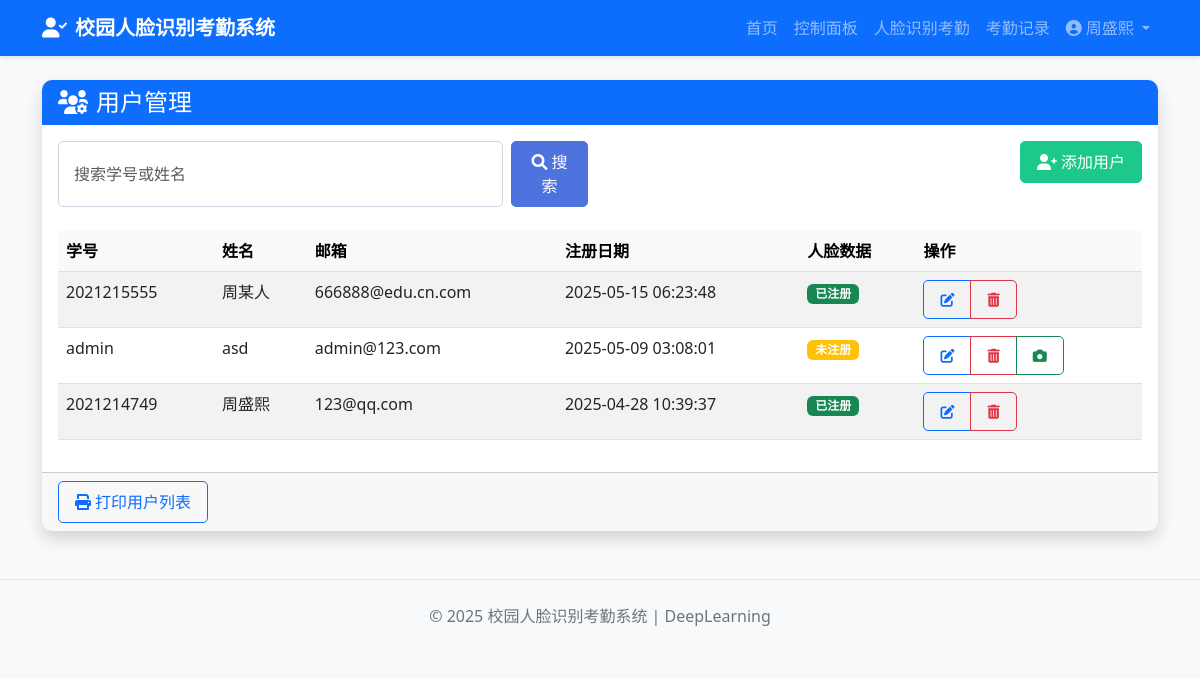
The app's page /user-management (signed in) with its own data.
### tables this page shows
CREATE TABLE users (
        id INTEGER PRIMARY KEY AUTOINCREMENT,
        student_id TEXT UNIQUE NOT NULL,
        name TEXT NOT NULL,
        email TEXT UNIQUE,
        password TEXT NOT NULL,
        registration_date TIMESTAMP DEFAULT CURRENT_TIMESTAMP
    , role TEXT DEFAULT 'student', is_active INTEGER DEFAULT 1);

### app.py (the view)
@app.route('/user-management', methods=['GET'])
def user_management():
    if 'user_id' not in session:
        flash('Please login first', 'warning')
        return redirect(url_for('login'))
    search_query = request.args.get('search', '')
    page = int(request.args.get('page', 1))
    per_page = 10
    if search_query:
        users = User.search_users(search_query, page, per_page)
        total_users = User.count_search_results(search_query)
    else:
        users = User.get_all_users(page, per_page)
        total_users = User.count_all_users()
    total_pages = (total_users + per_page - 1) // per_page
    for user in users:
        face_encodings = FaceEncoding.get_face_encodings_by_user_id(user['id'])
        user['has_face_data'] = len(face_encodings) > 0
    return render_template('user_management.html',
                           users=users,
                           search_query=search_query,
                           current_page=page,
                           total_pages=total_pages)

### database/models.py (called while the page is built)
    @staticmethod
    def get_all_users(page=1, per_page=10):
        conn = sqlite3.connect(DB_PATH)
        cursor = conn.cursor()
        offset = (page - 1) * per_page
        cursor.execute('''
        SELECT id, student_id, name, email, registration_date, role, is_active
        FROM users
        ORDER BY id DESC
        LIMIT ? OFFSET ?
        ''', (per_page, offset))
        users = cursor.fetchall()
        conn.close()
        result = []
        for user in users:
            result.append({
                'id': user[0],
                'student_id': user[1],
                'name': user[2],
                'email': user[3],
                'registration_date': user[4],
                'role': user[5] if len(user) > 5 else 'student',
                'is_active': bool(user[6]) if len(user) > 6 else True
            })
        return result

    @staticmethod
    def count_all_users():
        conn = sqlite3.connect(DB_PATH)
        cursor = conn.cursor()
        cursor.execute('''
        SELECT COUNT(*)
        FROM users
        ''')
        count = cursor.fetchone()[0]
        conn.close()
        return count

    @staticmethod
    def get_face_encodings_by_user_id(user_id):
        conn = sqlite3.connect(DB_PATH)
        cursor = conn.cursor()
        cursor.execute('''
        SELECT id, user_id, encoding
        FROM face_encodings
        WHERE user_id = ?
        ''', (user_id,))
        encodings = cursor.fetchall()
        conn.close()
        result = []
        for encoding in encodings:
            face_encoding = pickle.loads(encoding[2])
            result.append({
                'id': encoding[0],
                'user_id': encoding[1],
                'encoding': face_encoding
            })
        return result

### templates/user_management.html (shortened to what this page needs)
{% extends 'base.html' %}
{% block content %}
<div class="card shadow">
    <div class="card-header bg-primary text-white">
        <h4 class="mb-0"><i class="fas fa-users-cog me-2"></i>用户管理</h4>
    </div>
    <div class="card-body">
        <div class="row mb-4">
            <div class="col-md-6">
                <form method="GET" action="{{ url_for('user_management') }}" class="d-flex">
                    <input type="text" class="form-control me-2" name="search" placeholder="搜索学号或姓名"
                        value="{{ search_query }}">
                    <button type="submit" class="btn btn-primary">
                        <i class="fas fa-search me-1"></i>搜索
                    </button>
                </form>
            </div>
            <div class="col-md-6 text-md-end mt-3 mt-md-0">
                <a href="{{ url_for('register') }}" class="btn btn-success">
                    <i class="fas fa-user-plus me-1"></i>添加用户
                </a>
            </div>
        </div>
        {% if users %}
        <div class="table-responsive">
            <table class="table table-hover table-striped">
                <thead class="table-light">
                    <tr>
                        <th>学号</th>
                        <th>姓名</th>
                        <th>邮箱</th>
                        <th>注册日期</th>
                        <th>人脸数据</th>
                        <th>操作</th>
                    </tr>
                </thead>
                <tbody>
                    {% for user in users %}
                    <tr>
                        <td>{{ user.student_id }}</td>
                        <td>{{ user.name }}</td>
                        <td>{{ user.email }}</td>
                        <td>{{ user.registration_date }}</td>
                        <td>
                            {% if user.has_face_data %}
                            <span class="badge bg-success">已注册</span>
                            {% else %}
                            <span class="badge bg-warning">未注册</span>
                            {% endif %}
                        </td>
                        <td>
                            <div class="btn-group btn-group-sm">
                                <a href="{{ url_for('edit_user', user_id=user.id) }}" class="btn btn-outline-primary">
                                    <i class="fas fa-edit"></i>
                                </a>
                                <button type="button" class="btn btn-outline-danger" data-bs-toggle="modal"
                                    data-bs-target="#deleteModal{{ user.id }}">
                                    <i class="fas fa-trash-alt"></i>
                                </button>
                                {% if not user.has_face_data %}
                                <a href="{{ url_for('face_registration_admin', user_id=user.id) }}"
                                    class="btn btn-outline-success">
                                    <i class="fas fa-camera"></i>
                                </a>
                                {% endif %}
                            </div>
                        </td>
                    </tr>
                    {% endfor %}
                </tbody>
            </table>
        </div>
        {% else %}
        <div class="alert alert-info">
            <i class="fas fa-info-circle me-2"></i>没有找到用户记录
        </div>
        {% endif %}
    </div>
    <div class="card-footer">
        <div class="row">
            <div class="col-md-6">
                <button class="btn btn-outline-primary" onclick="window.print()">
                    <i class="fas fa-print me-1"></i>打印用户列表
                </button>
            </div>
        </div>
    </div>
</div>
{% endblock %}

### templates/base.html (shortened to what this page needs)
<!DOCTYPE html>
<html lang="zh-CN">
<head>
    <link href="https://cdn.jsdelivr.net/npm/bootstrap@5.3.0-alpha1/dist/css/bootstrap.min.css" rel="stylesheet">
    <link rel="stylesheet" href="https://cdnjs.cloudflare.com/ajax/libs/font-awesome/6.0.0/css/all.min.css">
    <link rel="stylesheet" href="{{ url_for('static', filename='css/style.css') }}">
</head>
<body>
    <nav class="navbar navbar-expand-lg navbar-dark bg-primary">
        <div class="container">
            <a class="navbar-brand" href="{{ url_for('index') }}">
                <i class="fas fa-user-check me-2"></i>校园人脸识别考勤系统
            </a>
            <div class="collapse navbar-collapse" id="navbarNav">
                <ul class="navbar-nav ms-auto">
                    <li class="nav-item">
                        <a class="nav-link" href="{{ url_for('index') }}">首页</a>
                    </li>
                    {% if session.get('user_id') %}
                    <li class="nav-item">
                        <a class="nav-link" href="{{ url_for('dashboard') }}">控制面板</a>
                    </li>
                    <li class="nav-item">
                        <a class="nav-link" href="{{ url_for('face_recognition_attendance') }}">人脸识别考勤</a>
                    </li>
                    <li class="nav-item">
                        <a class="nav-link" href="{{ url_for('attendance') }}">考勤记录</a>
                    </li>
                    <li class="nav-item dropdown">
                        <a class="nav-link dropdown-toggle" href="#" id="navbarDropdown" role="button"
                            data-bs-toggle="dropdown" aria-expanded="false">
                            <i class="fas fa-user-circle me-1"></i>{{ session.get('name') }}
                        </a>
                    </li>
                    {% endif %}
                </ul>
            </div>
        </div>
    </nav>
    <main class="container my-4">
        {% block content %}{% endblock %}
    </main>
    <footer class="bg-light py-4 mt-5">
        <div class="container text-center">
            <p class="mb-0">&copy; {{ 2025 }} 校园人脸识别考勤系统 | DeepLearning</p>
        </div>
    </footer>
</body>
</html>

### static/css/style.css (style rules this page uses)
body { background-color: #f8f9fa; font-family: 'Segoe UI', Tahoma, Geneva, Verdana, sans-serif; }
.navbar { box-shadow: 0 2px 4px rgba(0, 0, 0, 0.1); }
.navbar-brand { font-weight: 600; }
.card { border: none; border-radius: 10px; overflow: hidden; margin-bottom: 20px; transition: transform 0.3s, box-shadow 0.3s; }
.card-header { font-weight: 600; border-bottom: none; }
.btn { border-radius: 5px; font-weight: 500; padding: 8px 16px; transition: all 0.3s; }
.btn-primary { background-color: #4e73df; border-color: #4e73df; }
.btn-success { background-color: #1cc88a; border-color: #1cc88a; }
.form-control { border-radius: 5px; padding: 10px 15px; border: 1px solid #d1d3e2; }
footer { margin-top: 3rem; padding: 1.5rem 0; color: #6c757d; border-top: 1px solid #e3e6f0; }

### records on screen
users: get "周盛熙", student_id "2021214749", name "周盛熙", email "123@qq.com", registration_date "2025-04-28 10:39:37", shows "已注册"
users: student_id "2021215555", name "周某人", email "666888@edu.cn.com", registration_date "2025-05-15 06:23:48", shows "已注册"
users: student_id "admin", name "asd", email "admin@123.com", registration_date "2025-05-09 03:08:01", shows "未注册"

### other values on screen
{{ 2025 }} "2025"
